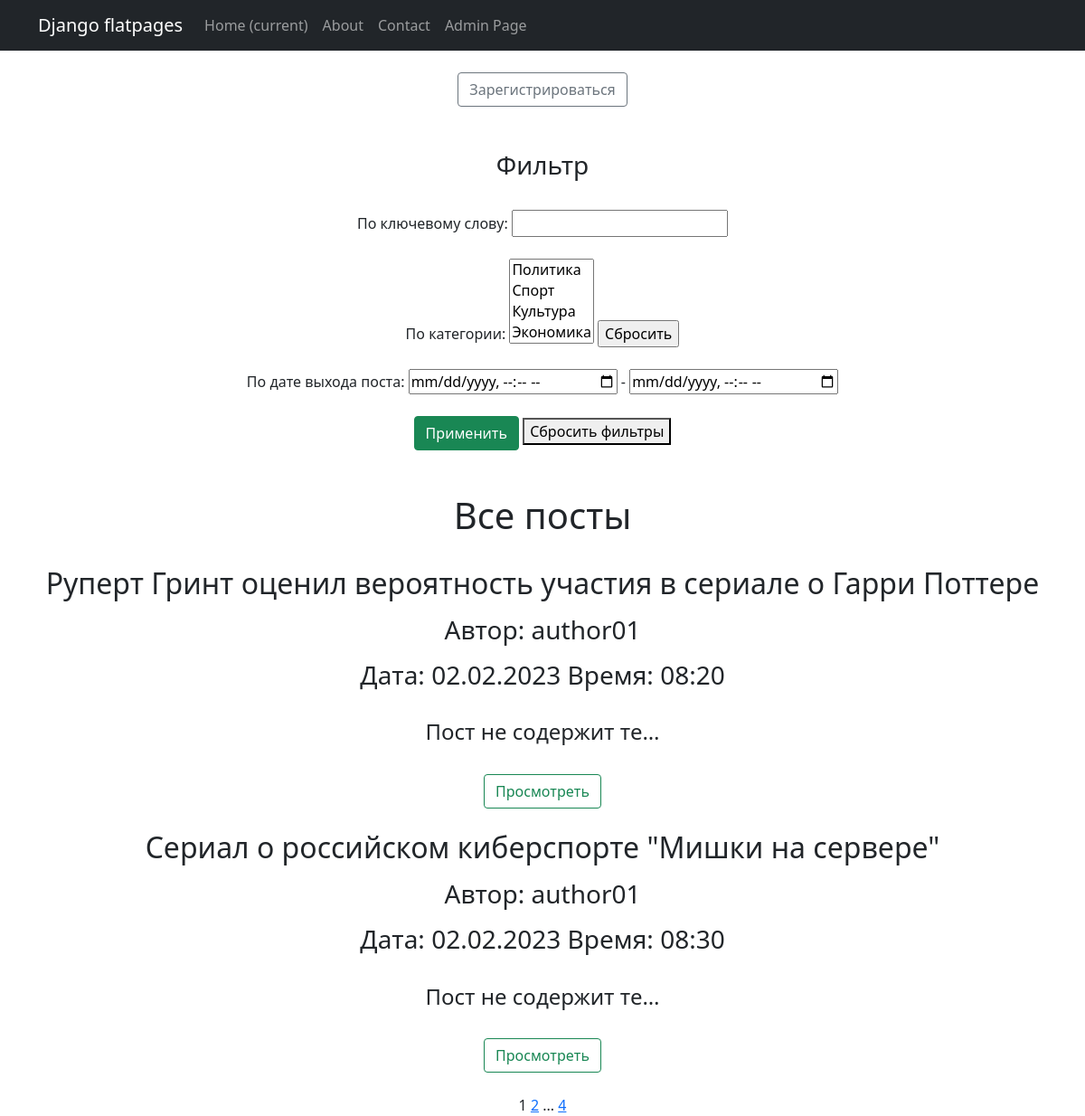
/posts/, run on the app's committed database.
### news/models.py (models this page shows, shortened)
class Post (models.Model):
    author = models.ForeignKey(Author, on_delete=models.CASCADE)
    article = 'A'
    news = 'N'
    POSTS = [
        (article, 'статья'),
        (news, 'новость'),
    ]
    type = models.CharField(max_length=1,
                                choices=POSTS,
                                default=news)
    time_in = models.DateTimeField(auto_now_add=True)#время создания
    category = models.ManyToManyField(Category, through='PostCategory')
    heading = models.CharField(max_length=255,) #заголовок
    text = models.TextField(default="Пост не содержит текста")
    rate = models.IntegerField(default = 0) #рейтинг
    def date(self):
        d=self.time_in.date()
        new_date = d.strftime("%d.%m.%Y")
        return new_date
    def time(self):
        t=self.time_in.time()
        new_time=t.strftime("%H:%M")
        return new_time

class Author (models.Model):
    authorUser = models.OneToOneField(User, on_delete=models.CASCADE)
    arating = models.IntegerField(default=0)  # рейтинг

### news/views.py (the view)
# urls.py: path('', PostsList.as_view(), name = 'posts_list'),
class PostsList(ListView):
    model = Post
    ordering = 'time_in'
    template_name = 'posts.html'
    context_object_name = 'posts'
    paginate_by = 2
    def get_queryset(self):
        queryset = super().get_queryset()
        self.filterset = ProductFilter(self.request.GET, queryset)
        return self.filterset.qs
    def get_context_data(self, **kwargs):
        context = super().get_context_data(**kwargs)
        context['filterset'] = self.filterset
        return context

### news/templatetags/news_filters.py (called while the page is built)
@register.filter()
def censored(wordstr):
    words=list(wordstr.split())
    words_censored=words.copy()
    for index, word in enumerate(words):
        if word.lower() in CENSORED_WORDS.keys():
            words_censored[index]=CENSORED_WORDS[word.lower()]
    return ' '.join(words_censored)

### news/templatetags/news_tags.py (called while the page is built)
@register.simple_tag(takes_context=True)
def url_replace(context, **kwargs):
   d = context['request'].GET.copy()
   for k, v in kwargs.items():
       d[k] = v
   return d.urlencode()

### templates/posts.html (shortened to what this page needs)
{% extends 'default.html' %}
{% load news_filters %}
{% load news_tags %}
{% block content %}
    <br>
    <a class="btn btn-outline-secondary"
           href="{% url 'signup' %}">Зарегистрироваться</a>
    <br><br><br>
   <h3>Фильтр</h3>
   <br>
   <form action="" method="get" >
       <label for="{{ filterset.form.heading__contains.id }}">По ключевому слову:</label>
       <input
               id="{{ filterset.form.heading__contains.id }}"
               name="heading__contains"
               value=""
       >
       <br><br>
       <label for="id_category__choice">По категории:</label>
       <select
                   name="category__choice"
                   id="id_category__choice" multiple="">
                   <option value="1">Политика</option>
                   <option value="2">Cпорт</option>
                   <option value="3">Культура</option>
                   <option value="4">Экономика</option>
                   <option value="5">Россия</option>
       </select>
       <input type="reset" value="Сбросить">
       <br><br>
       <label for="{{ filterset.form.time_in__range.id }}">По дате выхода поста:</label>
       <input
               type="datetime-local"
               id="{{ filterset.form.time_in__range.id }}"
               name="time_in__range_min"
               value="{{ filterset.form.time_in__range.value }}"
       >
       <label for="{{ filterset.form.time_in__range.id }}"> - </label>
       <input
               type="datetime-local"
               id="{{ filterset.form.time_in__range.id }}"
               name="time_in__range_max"
               value="{{ filterset.form.time_in__range.value }}"
       >
       <br><br>
       <input type="submit" class="btn btn-success" value="Применить" />
       <form action="/posts/.html" >
             <button>Сбросить фильтры</button>
       </form>
   </form>
   <br><br>
   <h1>Все посты</h1>
   <br>
   {% if posts %}
      {% for post in posts %}
          <h2>{{ post.heading|censored }}</h2>
          <p align="left">
          <h3>Автор: {{ post.author.authorUser }}</h3></p>
          <h3>Дата: {{ post.date}} Время: {{ post.time}}</h3>
          <br>
          <h4>{{ post.text|truncatechars:20}}<br></h4>
          <br>
          <a class="btn btn-outline-success"
             href="{% url 'post_detail' post.id %}">Просмотреть</a>
          <br><br>
      {% endfor %}
   {% else %}
      <h2>Постов нет!</h2>
   {% endif %}
   {{ page_obj.number }}
   {% if page_obj.has_next %}
       <a href="?{% url_replace page=page_obj.next_page_number %}">{{ page_obj.next_page_number }}</a>
       {% if paginator.num_pages != page_obj.next_page_number %}
           ...
           <a href="?{% url_replace page=page_obj.paginator.num_pages %}">{{ page_obj.paginator.num_pages }}</a>
       {% endif %}
   {% endif %}
{% endblock content %}

### templates/default.html (shortened to what this page needs)
<!DOCTYPE html>
<html lang="en">
    <head>
        {% load static %}
        <link href="{% static 'css/styles.css' %}" rel="stylesheet" />
    </head>
    <body>
        <nav class="navbar navbar-expand-lg navbar-dark bg-dark static-top">
            <div class="container">
                <a class="navbar-brand" href="#">Django flatpages</a>
                <div class="collapse navbar-collapse" id="navbarResponsive">
                    <ul class="navbar-nav ml-auto">
                        <li class="nav-item active">
                            <a class="nav-link" href="#">Home
                                <span class="sr-only">(current)</span>
                            </a>
                        </li>
                        <li class="nav-item">
                            <a class="nav-link" href="/about/">About</a>
                        </li>
                        <li class="nav-item">
                            <a class="nav-link" href="/contacts/">Contact</a>
                        </li>
                        <li class="nav-item">
                            <a class="nav-link" href="/admin_page/">Admin Page</a>
                        </li>
                    </ul>
                </div>
            </div>
        </nav>
        <div class="container">
            <div class="row">
                <div class="col-lg-14 text-center">
                    {% block content %}{% endblock content %}
                </div>
            </div>
        </div>
    </body>
</html>

### data on the page
Post: heading|censored "Руперт Гринт оценил вероятность участия в сериале о Гарри Поттере", author.authorUser "author01", date "02.02.2023", time "08:20", text "Пост не содержит те…"
Post: heading|censored "Сериал о российском киберспорте \"Мишки на сервере\"", author.authorUser "author01", date "02.02.2023", time "08:30", text "Пост не содержит те…"

### other printed values
{{ page_obj.number }} "1"
{{ page_obj.next_page_number }} "2"
{{ page_obj.paginator.num_pages }} "4"
